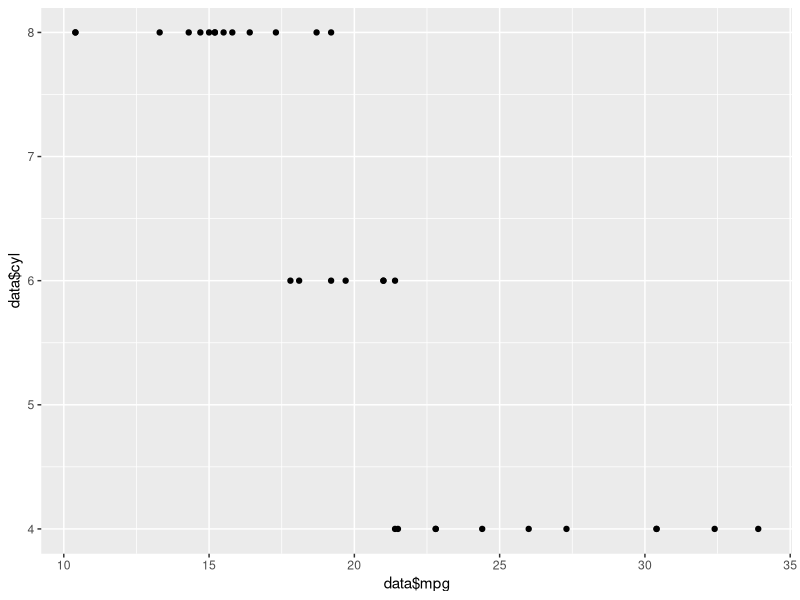

R code for this plot:
library(dplyr)
library(ggplot2)

data <- mtcars

ggplot(data,aes(x = data$mpg, y = data$cyl))+
  geom_point()


# do data cleaning

# create a ggplot here

# create a scatter plot here 